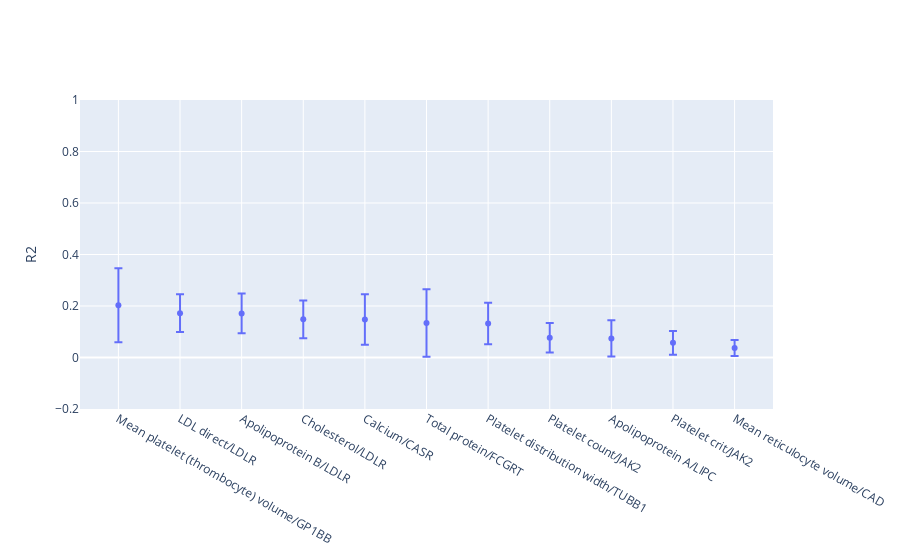

Notebook source saved alongside this figure:
### Code cell
# Linear regression on traits, single feature
fig = go.Figure(data=go.Scatter(
        x=regression_results_for_plot["phenotype/gene"],
        y=regression_results_for_plot["mean"],
        mode='markers',
        error_y=dict(
            type='data',
            array=regression_results_for_plot["std"],
            visible=True)
    ), layout=dict(
        yaxis_title="R2",
        yaxis_range=[-0.2,1]))
fig.show()

### Figure 1 — Plotly figure (JSON) as saved in the notebook; plotly's stock layout.template omitted (floating-point values rounded to 4 significant figures)
{"data": [{"error_y": {"array": [0.1439, 0.07303, 0.07706, 0.07326, 0.09805, 0.1312, 0.08065, 0.0574, 0.07005, 0.04585, 0.03112], "type": "data", "visible": true}, "mode": "markers", "type": "scatter", "x": ["Mean platelet (thrombocyte) volume/GP1BB", "LDL direct/LDLR", "Apolipoprotein B/LDLR", "Cholesterol/LDLR", "Calcium/CASR", "Total protein/FCGRT", "Platelet distribution width/TUBB1", "Platelet count/JAK2", "Apolipoprotein A/LIPC", "Platelet crit/JAK2", "Mean reticulocyte volume/CAD"], "y": [0.203, 0.1723, 0.1713, 0.1481, 0.1474, 0.1337, 0.1324, 0.07668, 0.07417, 0.05692, 0.03698]}], "layout": {"autosize": true, "xaxis": {"autorange": true, "range": [-0.6143, 10.61], "type": "category"}, "yaxis": {"range": [-0.2, 1], "title": {"text": "R2"}, "type": "linear"}}}
